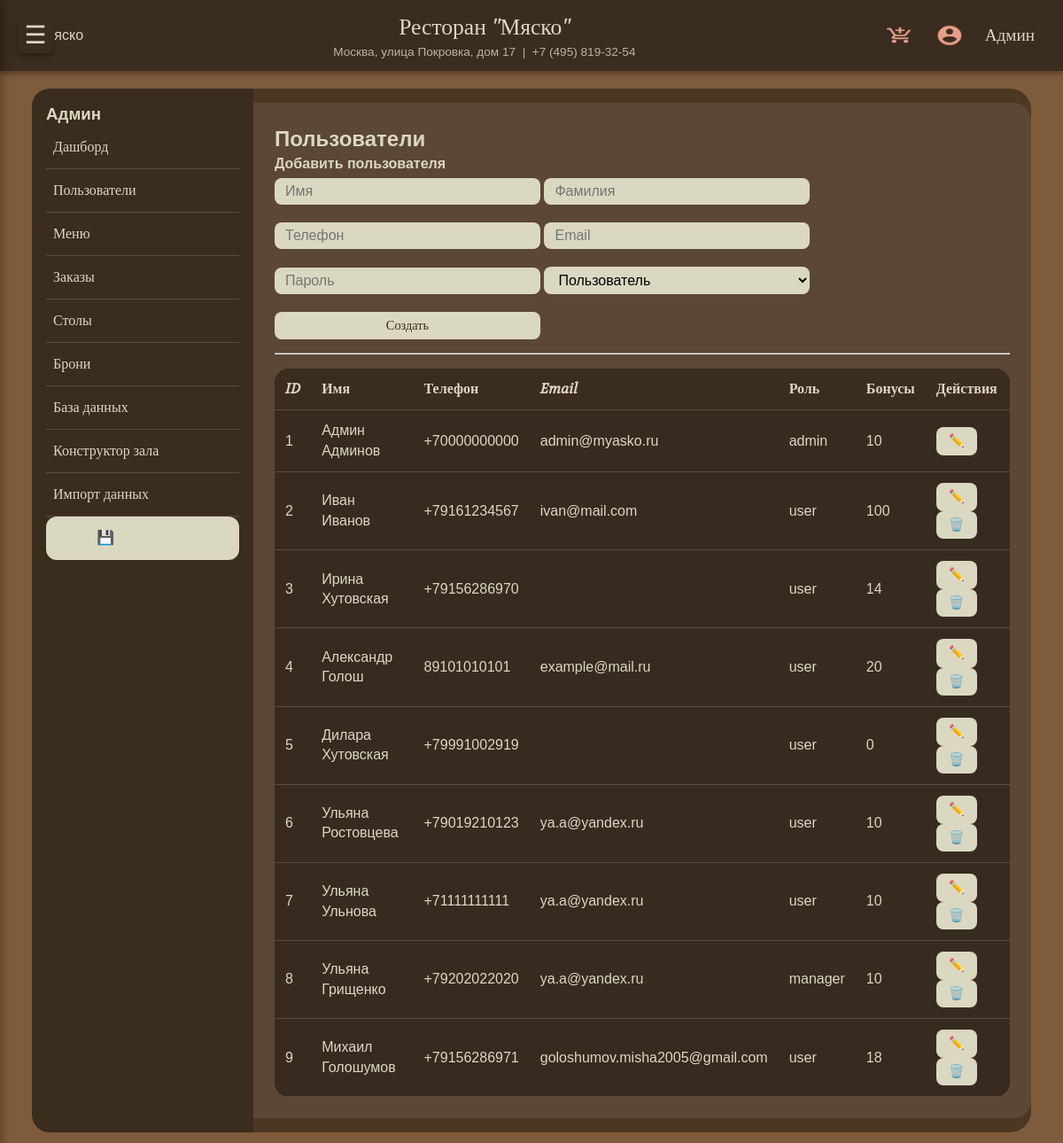
/admin/users (signed in), run on an earlier commit of the app's database.
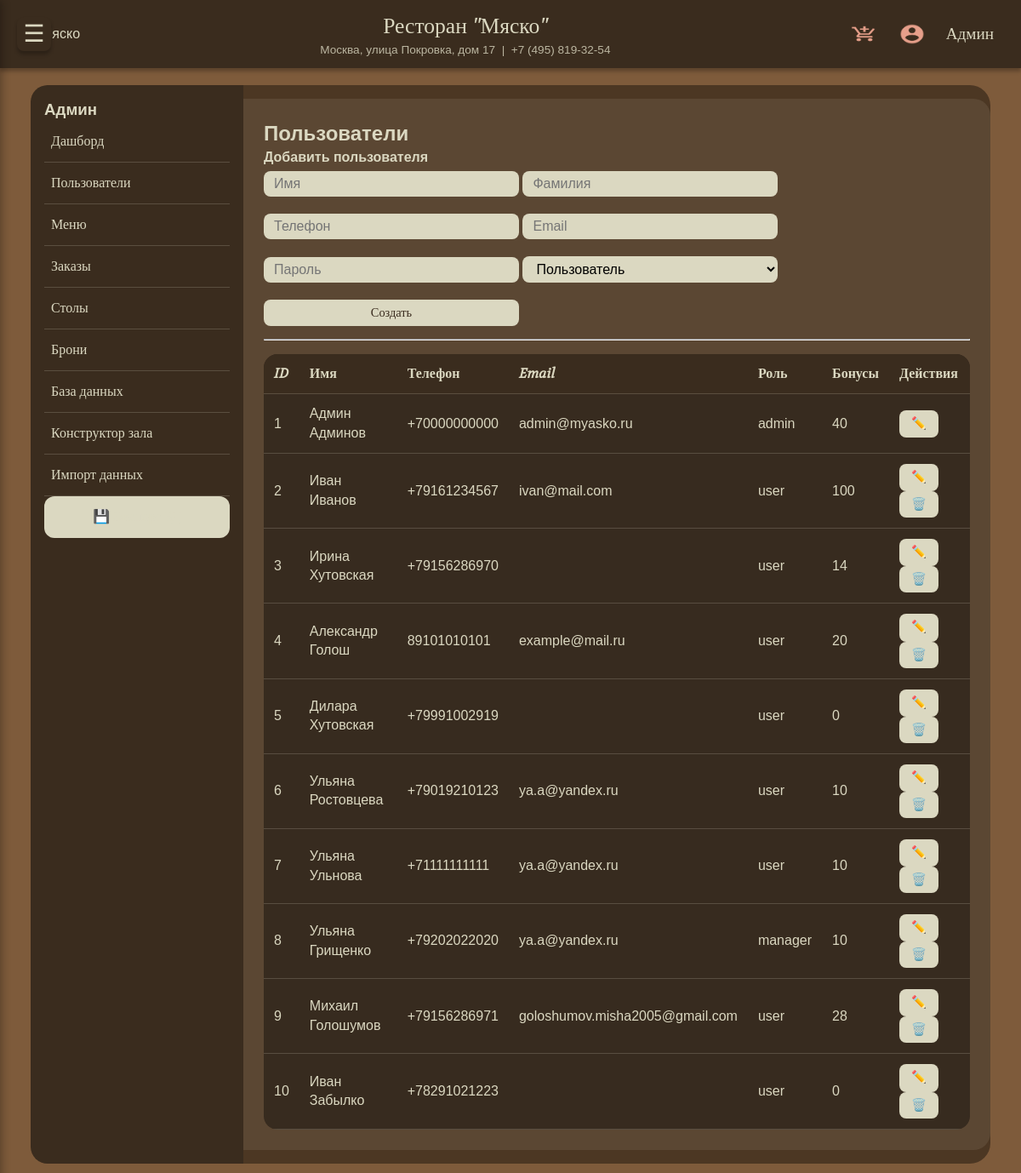
And on a later commit of the database.
### tables this page shows
CREATE TABLE users (
                id INTEGER PRIMARY KEY AUTOINCREMENT,
                first_name TEXT NOT NULL,
                last_name TEXT NOT NULL,
                phone TEXT UNIQUE NOT NULL,
                email TEXT,
                password_hash TEXT NOT NULL,
                role TEXT DEFAULT 'user',
                bonus_points INTEGER DEFAULT 0
            );

### routers.py (the view)
@app.route('/admin/users')
@role_required('admin')
def admin_users():
    with get_db() as conn:
        users = conn.execute("SELECT * FROM users ORDER BY id").fetchall()
    form = AdminAddUserForm()
    return render_template('admin_users.html', users=users, form=form)

### forms.py
class AdminAddUserForm(FlaskForm):
    first_name = StringField('Имя', validators=[DataRequired()])
    last_name = StringField('Фамилия', validators=[DataRequired()])
    phone = StringField('Телефон', validators=[DataRequired()])
    email = StringField('Email', validators=[Optional(), Email()])
    password = PasswordField('Пароль', validators=[DataRequired(), Length(min=4)])
    role = SelectField('Роль', choices=[('user', 'Пользователь'), ('manager', 'Менеджер'), ('hostess', 'Хостес'), ('admin', 'Админ')])
    submit = SubmitField('Создать')

### models.py (called while the page is built)
def get_db():
    conn = sqlite3.connect(DATABASE)
    conn.row_factory = sqlite3.Row
    conn.execute("PRAGMA foreign_keys = ON")
    return conn

    @staticmethod
    def get(user_id):
        with get_db() as conn:
            row = conn.execute("SELECT * FROM users WHERE id=?", (user_id,)).fetchone()
        return User(row) if row else None

### routers.py (called while the page is built)
@app.context_processor
def inject_csrf():
    from flask_wtf.csrf import generate_csrf
    return dict(csrf_token=generate_csrf, csrf_token_value=generate_csrf())

@login_manager.user_loader
def load_user(user_id):
    return User.get(user_id)

### app/templates/admin_users.html (shortened to what this page needs)
{% extends "admin_base.html" %}
{% block admin_content %}
<h2>Пользователи</h2>
<form method="POST" action="{{ url_for('admin_add_user') }}">
    <h4>Добавить пользователя</h4>
    {{ form.first_name(placeholder="Имя") }}
    {{ form.last_name(placeholder="Фамилия") }}
    {{ form.phone(placeholder="Телефон") }}
    {{ form.email(placeholder="Email") }}
    {{ form.password(placeholder="Пароль") }}
    {{ form.role() }}
    {{ form.submit(class="btn") }}
</form>
<hr>
<table>
    <tr><th>ID</th><th>Имя</th><th>Телефон</th><th>Email</th><th>Роль</th><th>Бонусы</th><th>Действия</th></tr>
    {% for u in users %}
    <tr>
        <td>{{ u.id }}</td>
        <td>{{ u.first_name }} {{ u.last_name }}</td>
        <td>{{ u.phone }}</td>
        <td>{{ u.email }}</td>
        <td>{{ u.role }}</td>
        <td>{{ u.bonus_points }}</td>
        <td>
            <a href="{{ url_for('admin_edit_user', user_id=u.id) }}" class="btn btn-edit">✏️</a>
            {% if u.role != 'admin' %}
            <form method="POST" action="{{ url_for('admin_delete_user', user_id=u.id) }}" style="display:inline" onsubmit="return confirm('Удалить пользователя?')">
                <button type="submit" class="btn btn-delete">🗑️</button>
            </form>
            {% endif %}
        </td>
    </tr>
    {% endfor %}
</table>
{% endblock %}

### app/templates/base.html (shortened to what this page needs)
<!DOCTYPE html>
<html lang="ru">
<head>
    <link rel="stylesheet" href="{{ url_for('static', filename='css/font.css') }}">
    <link rel="stylesheet" href="{{ url_for('static', filename='style.css') }}">
    {% if request.path.startswith('/admin') %}
    <link rel="stylesheet" href="{{ url_for('static', filename='admin_style.css') }}">
    {% endif %}
</head>
<body>
    <div class="menu-toggle" id="menu-toggle-btn">☰</div>
    <header class="site-header">
        <div class="header-container">
            <div class="logo">
                <a href="{{ url_for('index') }}">
                    <img src="{{ url_for('static', filename='images/logo.png') }}" alt="Мяско" height="40">
                </a>
            </div>
            <div class="header-info">
                <div class="restaurant-name">Ресторан "Мяско"</div>
                <div class="restaurant-address">Москва, улица Покровка, дом 17 &nbsp;|&nbsp; +7 (495) 819-32-54</div>
            </div>
            <div class="header-actions">
                <a href="{{ url_for('cart') }}" class="header-icon cart-icon" title="Корзина"></a>
                {% if current_user.is_authenticated %}
                    <a href="{{ url_for('profile') }}" class="header-icon profile-icon" title="Личный кабинет"></a>
                    <a href="{{ url_for('profile') }}" class="user-name">{{ current_user.first_name }}</a>
                {% else %}
                    <a href="{{ url_for('login') }}" class="header-icon profile-icon" title="Войти"></a>
                {% endif %}
            </div>
        </div>
    </header>
    <main>
        {% block content %}{% endblock %}
    </main>
</body>
</html>

What changed in the data, as far as the page shows it:
changed users "Админ": bonus_points "10" → "40"
changed users "Михаил": bonus_points "18" → "28"
added users: id "10", first_name "Иван", last_name "Забылко", phone "+78291021223", role "user", bonus_points "0"
